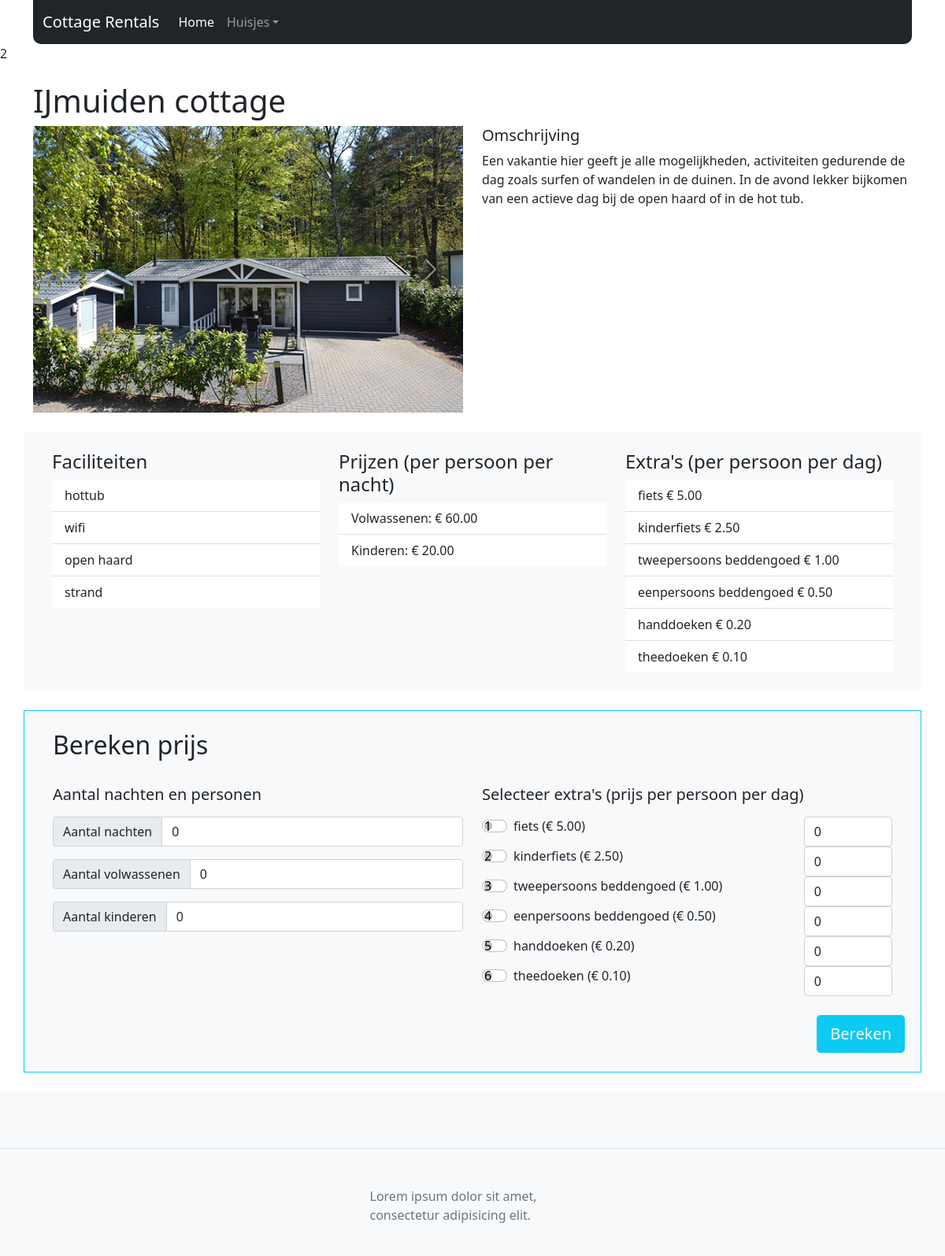
Screenshot of /huisjes.php with the database file from the repository.
### tables this page shows
CREATE TABLE `cottages` (
  `cottage_id` int(11) NOT NULL,
  `cottage_name` varchar(50) NOT NULL,
  `cottage_excerpt` varchar(255) NOT NULL,
  `cottage_desc` longtext NOT NULL,
  `cottage_img` varchar(255) NOT NULL,
  `cottage_img2` varchar(255) NOT NULL,
  `cottage_img3` varchar(255) NOT NULL,
  `cottage_img4` varchar(255) NOT NULL,
  `cottage_price_a` double(11,2) NOT NULL,
  `cottage_price_c` double(11,2) NOT NULL
);

CREATE TABLE `facilities` (
  `facility_id` int(11) NOT NULL,
  `facility_name` varchar(255) NOT NULL
);

CREATE TABLE `additions` (
  `addition_id` int(11) NOT NULL,
  `addition_name` varchar(255) NOT NULL,
  `addition_price` double(11,2) NOT NULL
);

### includes/functions.php (called while the page is built)
<?php
function getData($sql, $method){
    global $conn;
    $statement = $conn->query($sql);
    if($method == 'fetch'){
        $result = $statement->fetch(PDO::FETCH_ASSOC);
    }
    else {
        $result = $statement->fetchAll(PDO::FETCH_ASSOC);
    }
    return $result;
}
function FormatNumber($num){
   return number_format((float)$num, 2, '.', '');
}
?>

### calculateprice.php (the view, shortened to what this page needs)
<?php
$numberNights = 0;
$numberAdults = 0;
$numberChilds = 0;
$AmountAdd = [];
?>
<section>
<div class="container mt-4 mb-4 bg-light border border-info">
    <form name="calculate" method="post" action="huisjes.php?cottageID=<?php echo $cottageID;?>">
        <div class="row px-4 py-4">
            <div class="col-12 mb-4">
                <h2>Bereken prijs</h2>
            </div>
            <div class="col">
                    <h5 class="pb-2">Aantal nachten en personen</h5>
                        <div class="input-group mb-3">
                            <span class="input-group-text">Aantal nachten</span>
                            <input type="number" min="0" class="form-control" name="numberNights" id="numberNights" placeholder="Aantal nachten" aria-label="Aantal nachten" value="<?php echo $numberNights; ?>">
                        </div>
                        <div class="input-group mb-3">
                            <span class="input-group-text">Aantal volwassenen</span>
                            <input type="number" min="0" class="form-control" name="numberAdults" id="numberAdults" placeholder="Aantal volwassenen" aria-label="Aantal volwassenen" value="<?php echo $numberAdults; ?>">
                        </div>
                        <div class="input-group mb-3">
                            <span class="input-group-text">Aantal kinderen</span>
                            <input type="number" min="0" class="form-control" name="numberChilds" id="numberChilds" placeholder="Aantal kinderen" aria-label="Aantal kinderen" value="<?php echo $numberChilds; ?>">
                        </div>
            </div>
            <div class="col">
                <h5 class="pb-2">Selecteer extra's (prijs per persoon per dag)</h5>
                    <?php
                        foreach($tblAdditions as $addition) {
                            if(isset($_POST["AmountAdd_" . $addition["addition_id"]])){
                                $AmountAdd[$addition["addition_name"]] = $_POST["AmountAdd_" . $addition["addition_id"]];
                            } else {
                                $AmountAdd[$addition["addition_name"]] = 0;
                            }?>
                        <div class="row">
                          <div class="col-9">
                                <div class="form-check form-switch">
                                    <input class="form-check-input" type="form-control" id="<?php echo $addition["addition_id"];?>" value="<?php echo $addition["addition_id"];?>" name="additions[]" >
                                    <label class="form-check-label" for="<?php echo $addition["addition_id"];?>"><?php echo $addition["addition_name"];?>  (&euro; <?php echo  FormatNumber($addition["addition_price"]);?>)</label>
                                </div>
                            </div>
                            <div class="col-3">
                                <input type="number" min="0" class="form-control" id="AmountAdd_<?php echo $addition["addition_id"]; ?>" name="AmountAdd_<?php echo $addition["addition_id"]; ?>" value="<?php echo $AmountAdd[$addition["addition_name"]];?>">
                            </div>
                        </div>
                    <?php }  ?>
            </div>
        </div>
        <div class="col-12 mb-4">
            <div class="d-grid d-md-flex justify-content-md-end">
                <button class="btn btn-lg btn-info me-md-2 text-light" type="submit" value="calcPrice" name="calculate">Bereken</button>
            </div>
        </div>
    </form>
</div>
<section>

### huisjes.php (shortened to what this page needs)
<?php
include 'includes/database.php';
include 'includes/functions.php';
include 'header.php';
$cottageID = 1;
$sql = "SELECT * FROM `cottages` WHERE cottage_id = $cottageID ";
$cottage = getData($sql, 'fetch');
?>2
<section>
    <div class="container mt-4">
    <h1><?php echo $cottage['cottage_name']?></h1>
        <div class="row">
            <div class="col">
                <div id="carouselExampleControls" class="carousel slide pointer-event" data-bs-ride="carousel">
                <div class="carousel-inner">
                    <div class="carousel-item active">
                    <img src="img/<?php echo $cottage['cottage_img'];?>" class="d-block w-100" alt="<?php echo $cottage['cottage_img'];?>">
                    </div>
                </div>
                <button class="carousel-control-prev" type="button" data-bs-target="#carouselExampleControls" role="button" data-bs-slide="prev">
                    <span class="carousel-control-prev-icon" aria-hidden="true"></span>
                </button>
                <button class="carousel-control-next" type="button" data-bs-target="#carouselExampleControls" role="button" data-bs-slide="next">
                    <span class="carousel-control-next-icon" aria-hidden="true"></span>
                </button>
                </div>
            </div>
            <div class="col">
            <h5>Omschrijving</h5>
            <p><?php echo $cottage['cottage_desc'];?></p>
            </div>
        </div>
    </div>
</section>
<section>
    <div class="container mt-4 bg-light">
        <div class="row  px-4 py-4">
            <div class="col">
            <?php include 'facilities.php';?>
            </div>
            <div class="col">
                <h4>Prijzen (per persoon per nacht)</h4>
                    <ul class="list-group list-group-flush">
                            <li class="list-group-item">Volwassenen: <?php echo "€ ".formatNumber($cottage['cottage_price_a']);?> </li>
                            <li class="list-group-item">Kinderen: <?php echo "€ ".formatNumber($cottage['cottage_price_c']);;?></li>
                    </ul>
            </div>
            <div class="col">
            <?php include 'additions.php';?>
            </div>
        </div>
    </div>
</section>
<?php
include 'calculateprice.php';
include 'footer.php';
?>

### facilities.php
<?php
    $sql = "SELECT facilities.facility_name FROM `cottages_facilities` INNER JOIN facilities ON facilities.facility_id=cottages_facilities.facility_id WHERE cottages_facilities.cottage_id = " . $cottageID;
    $tblFacilities = getData($sql, "fetchAll");
?>
                <h4>Faciliteiten</h4>
                    <ul class="list-group list-group-flush">
                        <?php
                        foreach($tblFacilities as $facility) { ?>
                            <li class="list-group-item"><?php echo $facility["facility_name"];?></li>
                        <?php }  ?>
                    </ul>

### additions.php
<?php
include 'includes/database.php';
include_once 'includes/functions.php';
$sql = "SELECT * FROM `additions`";
$tblAdditions = getData($sql, 'fetchAll');
?>
                <h4>Extra's (per persoon per dag)</h4>
                    <ul class="list-group list-group-flush">
                        <?php
                        foreach($tblAdditions as $addition) { ?>
                            <li class="list-group-item"><?php echo $addition['addition_name'];?> &euro; <?php echo FormatNumber($addition['addition_price']);?></li>
                        <?php }  ?>
                    </ul>

### rows the page displays
cottages: cottage_name "IJmuiden cottage", cottage_img (picture), cottage_desc "Een vakantie hier geeft je alle mogelijkheden, activiteiten gedurende de dag zoals surfen of wandelen in de duinen. In de avond lekker bijkomen van een actieve dag bij de open haard of in de hot tub.", cottage_price_a "60.00", cottage_price_c "20.00"
facilities: facility_name "hottub"
facilities: facility_name "wifi"
facilities: facility_name "open haard"
facilities: facility_name "strand"
additions: addition_name "fiets", addition_price "5.00", addition_id "1", addition_name "0"
additions: addition_name "kinderfiets", addition_price "2.50", addition_id "2", addition_name "0"
additions: addition_name "tweepersoons beddengoed", addition_price "1.00", addition_id "3", addition_name "0"
additions: addition_name "eenpersoons beddengoed", addition_price "0.50", addition_id "4", addition_name "0"
additions: addition_name "handdoeken", addition_price "0.20", addition_id "5", addition_name "0"
additions: addition_name "theedoeken", addition_price "0.10", addition_id "6", addition_name "0"
